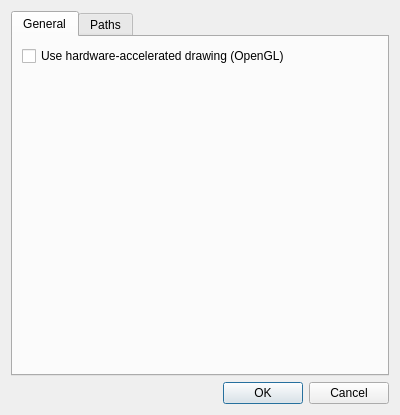
<?xml version="1.0" encoding="UTF-8"?>
<ui version="4.0">
 <class>PreferencesDialog</class>
 <widget class="QDialog" name="PreferencesDialog">
  <property name="geometry">
   <rect>
    <x>0</x>
    <y>0</y>
    <width>400</width>
    <height>415</height>
   </rect>
  </property>
  <property name="windowTitle">
   <string>Dialog</string>
  </property>
  <layout class="QVBoxLayout" name="verticalLayout">
   <item>
    <widget class="QTabWidget" name="tabWidget">
     <property name="currentIndex">
      <number>0</number>
     </property>
     <widget class="QWidget" name="tabGeneral">
      <attribute name="title">
       <string>General</string>
      </attribute>
      <layout class="QVBoxLayout" name="verticalLayout_4">
       <item>
        <widget class="QCheckBox" name="openGL">
         <property name="text">
          <string>Use hardware-accelerated drawing (OpenGL)</string>
         </property>
        </widget>
       </item>
       <item>
        <spacer name="verticalSpacer">
         <property name="orientation">
          <enum>Qt::Vertical</enum>
         </property>
         <property name="sizeHint" stdset="0">
          <size>
           <width>20</width>
           <height>40</height>
          </size>
         </property>
        </spacer>
       </item>
      </layout>
     </widget>
     <widget class="QWidget" name="tabPaths">
      <attribute name="title">
       <string>Paths</string>
      </attribute>
      <layout class="QVBoxLayout" name="verticalLayout_3">
       <item>
        <widget class="QGroupBox" name="groupBox">
         <property name="title">
          <string>Map/Tileset search paths:</string>
         </property>
         <layout class="QVBoxLayout" name="verticalLayout_2">
          <item>
           <widget class="QListWidget" name="pathsList"/>
          </item>
          <item>
           <widget class="QFrame" name="frame">
            <property name="frameShape">
             <enum>QFrame::NoFrame</enum>
            </property>
            <property name="frameShadow">
             <enum>QFrame::Raised</enum>
            </property>
            <layout class="QHBoxLayout" name="horizontalLayout">
             <property name="margin">
              <number>0</number>
             </property>
             <item>
              <spacer name="horizontalSpacer">
               <property name="orientation">
                <enum>Qt::Horizontal</enum>
               </property>
               <property name="sizeHint" stdset="0">
                <size>
                 <width>40</width>
                 <height>20</height>
                </size>
               </property>
              </spacer>
             </item>
             <item>
              <widget class="QToolButton" name="pathUpButton">
               <property name="toolTip">
                <string>Move directory up</string>
               </property>
               <property name="text">
                <string>...</string>
               </property>
               <property name="icon">
                <iconset resource="editor.qrc">
                 <normaloff>:/images/16x16/go-up.png</normaloff>:/images/16x16/go-up.png</iconset>
               </property>
              </widget>
             </item>
             <item>
              <widget class="QToolButton" name="pathDownButton">
               <property name="toolTip">
                <string>Move directory down</string>
               </property>
               <property name="text">
                <string>...</string>
               </property>
               <property name="icon">
                <iconset resource="editor.qrc">
                 <normaloff>:/images/16x16/go-down.png</normaloff>:/images/16x16/go-down.png</iconset>
               </property>
              </widget>
             </item>
             <item>
              <widget class="QToolButton" name="addPathButton">
               <property name="toolTip">
                <string>Add directory</string>
               </property>
               <property name="text">
                <string>Add</string>
               </property>
               <property name="icon">
                <iconset resource="editor.qrc">
                 <normaloff>:/images/22x22/add.png</normaloff>:/images/22x22/add.png</iconset>
               </property>
              </widget>
             </item>
             <item>
              <widget class="QToolButton" name="removePathButton">
               <property name="toolTip">
                <string>Remove directory</string>
               </property>
               <property name="text">
                <string>Remove</string>
               </property>
               <property name="icon">
                <iconset resource="editor.qrc">
                 <normaloff>:/images/22x22/remove.png</normaloff>:/images/22x22/remove.png</iconset>
               </property>
              </widget>
             </item>
            </layout>
            <zorder>pathUpButton</zorder>
            <zorder>addPathButton</zorder>
            <zorder>removePathButton</zorder>
            <zorder>pathDownButton</zorder>
           </widget>
          </item>
         </layout>
        </widget>
       </item>
      </layout>
     </widget>
    </widget>
   </item>
   <item>
    <widget class="QDialogButtonBox" name="buttonBox">
     <property name="orientation">
      <enum>Qt::Horizontal</enum>
     </property>
     <property name="standardButtons">
      <set>QDialogButtonBox::Cancel|QDialogButtonBox::Ok</set>
     </property>
    </widget>
   </item>
  </layout>
 </widget>
 <tabstops>
  <tabstop>tabWidget</tabstop>
  <tabstop>pathsList</tabstop>
  <tabstop>pathUpButton</tabstop>
  <tabstop>pathDownButton</tabstop>
  <tabstop>addPathButton</tabstop>
  <tabstop>removePathButton</tabstop>
  <tabstop>buttonBox</tabstop>
 </tabstops>
 <resources>
  <include location="editor.qrc"/>
 </resources>
 <connections>
  <connection>
   <sender>buttonBox</sender>
   <signal>accepted()</signal>
   <receiver>PreferencesDialog</receiver>
   <slot>accept()</slot>
   <hints>
    <hint type="sourcelabel">
     <x>248</x>
     <y>254</y>
    </hint>
    <hint type="destinationlabel">
     <x>157</x>
     <y>274</y>
    </hint>
   </hints>
  </connection>
  <connection>
   <sender>buttonBox</sender>
   <signal>rejected()</signal>
   <receiver>PreferencesDialog</receiver>
   <slot>reject()</slot>
   <hints>
    <hint type="sourcelabel">
     <x>316</x>
     <y>260</y>
    </hint>
    <hint type="destinationlabel">
     <x>286</x>
     <y>274</y>
    </hint>
   </hints>
  </connection>
 </connections>
</ui>
